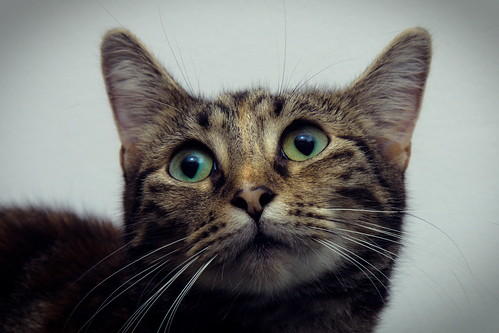
#> input picture learn-python/ADVANCED/COMPUTER VISION/images/cat_2.jpg, 499 x 333 px, found by its file name
$ jupyter execute countour.ipynb
#> lines starting #> are read from the running program, lines starting #| are printed output that depends on the picture; after the words box and inside, x2 and y2 are one past the last pixel; in counts of white or black regions, pixels touching at a corner belong together
[cell 1]
import cv2 as cv
import numpy as np

[cell 2]
img = cv.imread('/home/irkham/Learning-journey/learn-python/ADVANCED/COMPUTER VISION/images/cat_2.jpg')
#> img is the input picture: shape (333, 499, 3); mean B, G, R 112.9, 115.3, 115
cv.imshow('image', img)

gray = cv.cvtColor(img, cv.COLOR_BGR2GRAY)
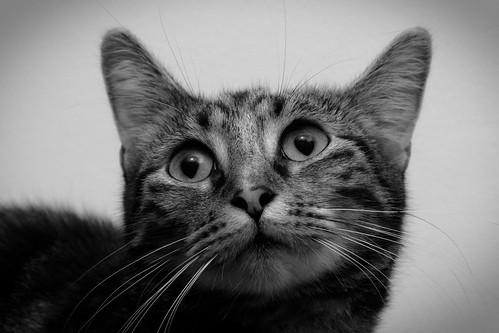
#> gray: shape (333, 499); min 0, max 236, mean 114.9
cv.imshow('greyscale', gray)

blur = cv.GaussianBlur(gray, (5, 5), cv.BORDER_DEFAULT)
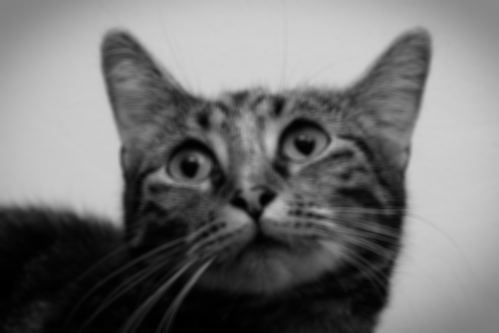
#> blur: shape (333, 499); min 0, max 210, mean 114.9
cv.imshow('blur', blur)

canny = cv.Canny(blur, 125, 175)
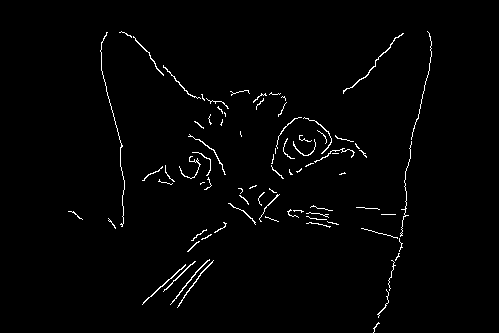
#> canny: shape (333, 499); 1.6% white in thin lines or dots, all inside (x1, y1, x2, y2) = (68, 31, 432, 333)
cv.imshow('canny', canny)

cv.waitKey(0)
cv.destroyAllWindows()

$ run again, with learn-python/ADVANCED/COMPUTER VISION/images/cat-photo-hd.jpg copied over learn-python/ADVANCED/COMPUTER VISION/images/cat_2.jpg
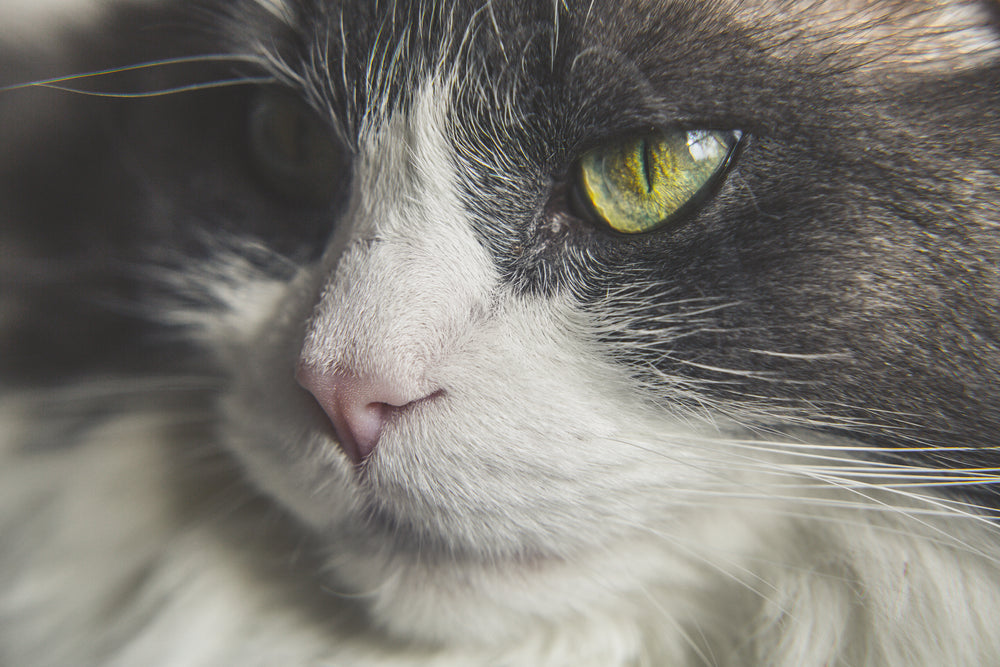
#> input picture learn-python/ADVANCED/COMPUTER VISION/images/cat-photo-hd.jpg, 1000 x 667 px, found by its file name
#> img is the input picture: shape (667, 1000, 3); mean B, G, R 112.7, 118.9, 121.6
#> `gray = cv.cvtColor(img, cv.COLOR_BGR2GRAY)`:
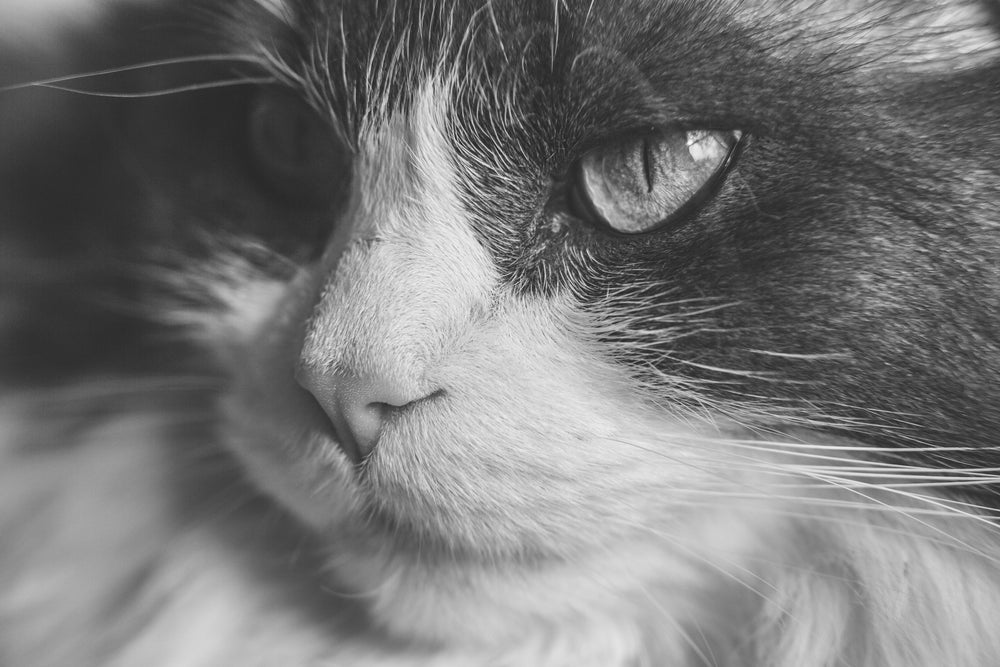
#> gray: shape (667, 1000); min 21, max 253, mean 119
#> `canny = cv.Canny(blur, 125, 175)`:
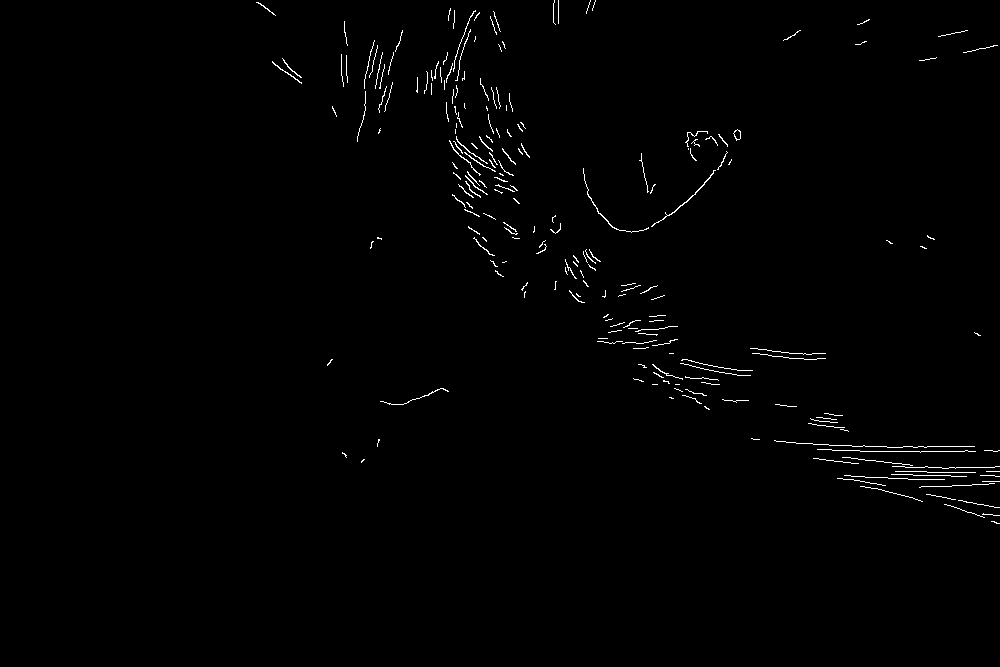
#> canny: shape (667, 1000); 0.83% white in thin lines or dots, all inside (x1, y1, x2, y2) = (256, 0, 1000, 524)
